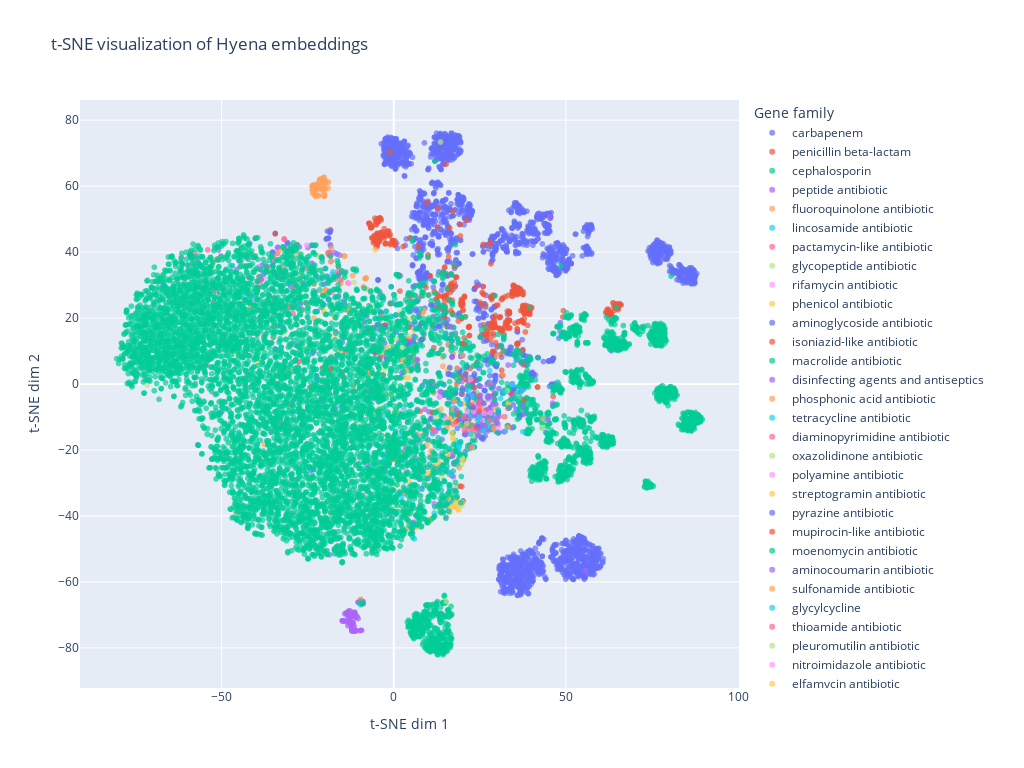

Source (notebook cell):
### Code cell
fig = px.scatter(
    x=train_embeddings_2d[:, 0],
    y=train_embeddings_2d[:, 1],
    color=[label_columns[i] for i in train_labels_simple],
    title="t-SNE visualization of Hyena embeddings",
    labels={"x": "t-SNE dim 1", "y": "t-SNE dim 2", "color": "Gene family"},
    opacity=0.7,
)
# Square figure
fig.update_layout(width=1024, height=768)
fig.show()

### Figure 1 — Plotly figure (JSON) as saved in the notebook; plotly's stock layout.template omitted (floating-point values rounded to 4 significant figures; data arrays with more than 128 entries replaced by an {"elided": "..."} marker saying what was removed)
{"data": [{"hovertemplate": "Gene family=carbapenem<br>t-SNE dim 1=%{x}<br>t-SNE dim 2=%{y}<extra></extra>", "legendgroup": "carbapenem", "marker": {"color": "#636efa", "opacity": 0.7, "symbol": "circle"}, "mode": "markers", "name": "carbapenem", "showlegend": true, "type": "scattergl", "x": {"elided": "2544 float values"}, "xaxis": "x", "y": {"elided": "2544 float values"}, "yaxis": "y"}, {"hovertemplate": "Gene family=penicillin beta-lactam<br>t-SNE dim 1=%{x}<br>t-SNE dim 2=%{y}<extra></extra>", "legendgroup": "penicillin beta-lactam", "marker": {"color": "#EF553B", "opacity": 0.7, "symbol": "circle"}, "mode": "markers", "name": "penicillin beta-lactam", "showlegend": true, "type": "scattergl", "x": {"elided": "589 float values"}, "xaxis": "x", "y": {"elided": "589 float values"}, "yaxis": "y"}, {"hovertemplate": "Gene family=cephalosporin<br>t-SNE dim 1=%{x}<br>t-SNE dim 2=%{y}<extra></extra>", "legendgroup": "cephalosporin", "marker": {"color": "#00cc96", "opacity": 0.7, "symbol": "circle"}, "mode": "markers", "name": "cephalosporin", "showlegend": true, "type": "scattergl", "x": {"elided": "1808 float values"}, "xaxis": "x", "y": {"elided": "1808 float values"}, "yaxis": "y"}, {"hovertemplate": "Gene family=peptide antibiotic<br>t-SNE dim 1=%{x}<br>t-SNE dim 2=%{y}<extra></extra>", "legendgroup": "peptide antibiotic", "marker": {"color": "#ab63fa", "opacity": 0.7, "symbol": "circle"}, "mode": "markers", "name": "peptide antibiotic", "showlegend": true, "type": "scattergl", "x": {"elided": "171 float values"}, "xaxis": "x", "y": {"elided": "171 float values"}, "yaxis": "y"}, {"hovertemplate": "Gene family=fluoroquinolone antibiotic<br>t-SNE dim 1=%{x}<br>t-SNE dim 2=%{y}<extra></extra>", "legendgroup": "fluoroquinolone antibiotic", "marker": {"color": "#FFA15A", "opacity": 0.7, "symbol": "circle"}, "mode": "markers", "name": "fluoroquinolone antibiotic", "showlegend": true, "type": "scattergl", "x": {"elided": "190 float values"}, "xaxis": "x", "y": {"elided": "190 float values"}, "yaxis": "y"}, {"hovertemplate": "Gene family=lincosamide antibiotic<br>t-SNE dim 1=%{x}<br>t-SNE dim 2=%{y}<extra></extra>", "legendgroup": "lincosamide antibiotic", "marker": {"color": "#19d3f3", "opacity": 0.7, "symbol": "circle"}, "mode": "markers", "name": "lincosamide antibiotic", "showlegend": true, "type": "scattergl", "x": [5.216, -37.64, -29.43, 5.993, -50.97, -11.53, 1.233, -0.2174, -19.01, -42.35, -2.126, 23.85, -37.68, 18.45, 18.35], "xaxis": "x", "y": [-6.204, 14.25, -8.604, -46.96, 0.246, 24.6, -45.06, 20.43, 25.65, 8.634, 22.08, -13.69, 14.45, -31.14, -19.64], "yaxis": "y"}, {"hovertemplate": "Gene family=pactamycin-like antibiotic<br>t-SNE dim 1=%{x}<br>t-SNE dim 2=%{y}<extra></extra>", "legendgroup": "pactamycin-like antibiotic", "marker": {"color": "#FF6692", "opacity": 0.7, "symbol": "circle"}, "mode": "markers", "name": "pactamycin-like antibiotic", "showlegend": true, "type": "scattergl", "x": [21.45], "xaxis": "x", "y": [-4.818], "yaxis": "y"}, {"hovertemplate": "Gene family=glycopeptide antibiotic<br>t-SNE dim 1=%{x}<br>t-SNE dim 2=%{y}<extra></extra>", "legendgroup": "glycopeptide antibiotic", "marker": {"color": "#B6E880", "opacity": 0.7, "symbol": "circle"}, "mode": "markers", "name": "glycopeptide antibiotic", "showlegend": true, "type": "scattergl", "x": [10.36, -29.25, -4.072, -30.64, 33.02, 1.145, -29.33, 13.58, 12.22, -34.62, 1.181, -34.5, 5.024, 1.971, -3.631, -17.81, -20.32, 15.89, 11.11, 0.7563, -63.35, -46.33, -2.636, 4.947, 16.22, -19.92, 6.653, -23.5, -23.16, 20.25, -17.75, 25.2, -6.808, 2.214, -0.9233, -66.66, -23.34, 12.29, 16.24, 15.87, 16.26, 2.358, -0.6444, 4.318, -3.272, -24.49, -18.13, -16.02, -6.193, 0.4729, -71.58, -11.53, -21.69, 22.5, -4.957, -25.29, 3.888, -14.38, 17.59, -52.38, -1.744, 3.089, -21.47, 0.6855, -3.293, 1.782, -20.2, -20.33, 14.0, -11.34, 9.796, 4.023, 4.03, -11.48, 17.02, 19.72, -34.21, -11.6, -4.0, 5.632, -1.211, -3.164, -5.053, 0.3324, -21.69, 15.28, 24.12, 16.32, -3.369, 2.929], "xaxis": "x", "y": [18.89, -18.82, -7.275, 41.39, -2.033, -37.19, 15.34, 73.37, 14.83, 3.315, 1.97, 15.46, 9.651, -0.51, -4.057, 22.53, -12.52, -33.13, -30.49, 8.379, 11.29, 8.768, 4.444, -34.23, -1.868, -5.411, -31.59, -28.99, 27.6, -6.014, -11.7, -3.661, 23.55, 9.079, -8.863, 31.16, -4.042, -22.99, -34.18, -22.08, -36.28, 11.28, -9.411, 14.62, 9.829, 41.88, 8.645, 26.61, 3.558, -7.704, -0.2548, 4.378, 38.79, -6.848, -8.204, 11.27, -41.39, 24.99, -19.32, 35.97, -15.29, 3.348, 34.57, 13.66, -47.05, 21.46, -4.17, 21.87, -27.94, -12.4, -30.94, 7.568, 8.679, 30.84, -35.75, -24.46, 26.19, -10.28, 19.95, 20.26, 11.08, 13.35, -10.6, -10.34, 19.37, -65.92, -2.611, 4.704, 9.68, 10.54], "yaxis": "y"}, {"hovertemplate": "Gene family=rifamycin antibiotic<br>t-SNE dim 1=%{x}<br>t-SNE dim 2=%{y}<extra></extra>", "legendgroup": "rifamycin antibiotic", "marker": {"color": "#FF97FF", "opacity": 0.7, "symbol": "circle"}, "mode": "markers", "name": "rifamycin antibiotic", "showlegend": true, "type": "scattergl", "x": [23.04, -43.6, 22.21, 22.8, 12.59, -7.356, 16.05, 10.02, -0.6834, 24.27, -38.56, 24.1, -36.82, 10.5, 3.639, 22.64, 22.22, 28.07, -38.62, 26.64, -47.14, 12.71, 27.17, 13.27, 20.74, 26.27, -39.89, 23.26, 23.43, -47.14, 11.51, -37.6, 24.67, -8.884, 23.13, 9.468, 18.41, -19.05], "xaxis": "x", "y": [-15.57, -41.23, -9.559, -16.92, -36.84, -32.57, -11.9, -25.18, -21.35, -10.9, 31.84, -4.606, 34.38, -22.21, -26.48, -14.51, -13.49, -8.93, 21.34, -13.95, 35.87, -26.02, -7.895, -26.27, -11.39, -14.24, 30.12, -14.43, -13.69, 35.85, -20.42, 32.15, -8.558, -33.67, -8.444, -18.84, -9.129, 31.16], "yaxis": "y"}, {"hovertemplate": "Gene family=phenicol antibiotic<br>t-SNE dim 1=%{x}<br>t-SNE dim 2=%{y}<extra></extra>", "legendgroup": "phenicol antibiotic", "marker": {"color": "#FECB52", "opacity": 0.7, "symbol": "circle"}, "mode": "markers", "name": "phenicol antibiotic", "showlegend": true, "type": "scattergl", "x": [-15.96, -41.93, -15.29, -52.56, -32.9, 20.19, -2.019, -27.06, 10.16, 18.63, -16.15, -27.08, -37.91, 2.335, 18.54, -3.561, -43.96, 23.11, -46.85, -20.92, 22.94, -18.28, 5.961, 10.3, 14.6, 2.299, -20.9, 8.536, 44.21, 13.5, -17.03, -7.371, 15.76, -39.59, 13.81, 20.11, 5.827, 22.37, 10.01, 10.34, -27.79, 33.28, -30.96, 10.21, -4.747, -1.953, -67.36, 25.37, 16.78, 16.26, 0.9586, 18.91, 1.318, 4.512, 27.93, -31.97], "xaxis": "x", "y": [9.551, 42.5, 30.33, 1.226, 33.03, -6.062, 10.93, 31.77, -13.05, 2.287, 28.91, 15.03, 10.72, 7.244, 2.267, 20.4, 36.19, -15.47, -17.57, 38.55, -5.091, 13.19, 6.856, -13.06, -9.654, 7.074, 15.5, -14.89, -10.92, -24.18, 15.04, 21.53, -34.16, 6.672, -38.79, -5.899, 16.18, -6.291, -27.06, -27.3, 10.69, -5.857, -29.54, -27.15, 23.75, -3.343, 25.71, -7.251, -12.15, -10.36, -30.54, -19.7, -8.804, 19.5, -10.63, 15.63], "yaxis": "y"}, {"hovertemplate": "Gene family=aminoglycoside antibiotic<br>t-SNE dim 1=%{x}<br>t-SNE dim 2=%{y}<extra></extra>", "legendgroup": "aminoglycoside antibiotic", "marker": {"color": "#636efa", "opacity": 0.7, "symbol": "circle"}, "mode": "markers", "name": "aminoglycoside antibiotic", "showlegend": true, "type": "scattergl", "x": {"elided": "216 float values"}, "xaxis": "x", "y": {"elided": "216 float values"}, "yaxis": "y"}, {"hovertemplate": "Gene family=isoniazid-like antibiotic<br>t-SNE dim 1=%{x}<br>t-SNE dim 2=%{y}<extra></extra>", "legendgroup": "isoniazid-like antibiotic", "marker": {"color": "#EF553B", "opacity": 0.7, "symbol": "circle"}, "mode": "markers", "name": "isoniazid-like antibiotic", "showlegend": true, "type": "scattergl", "x": [21.57, 23.36, 25.07, 23.01, 11.33, 15.99, 24.68, 26.74, 24.9, -39.34, -34.41, 23.46, 24.13, 18.12, 18.78, 14.6, 20.19, 24.7], "xaxis": "x", "y": [-0.4456, -7.459, 24.75, 1.032, -8.659, -11.66, -4.3, -7.902, -3.531, 29.29, 45.6, -1.117, 6.378, -11.37, -10.86, -9.676, -10.25, -6.08], "yaxis": "y"}, {"hovertemplate": "Gene family=macrolide antibiotic<br>t-SNE dim 1=%{x}<br>t-SNE dim 2=%{y}<extra></extra>", "legendgroup": "macrolide antibiotic", "marker": {"color": "#00cc96", "opacity": 0.7, "symbol": "circle"}, "mode": "markers", "name": "macrolide antibiotic", "showlegend": true, "type": "scattergl", "x": {"elided": "186 float values"}, "xaxis": "x", "y": {"elided": "186 float values"}, "yaxis": "y"}, {"hovertemplate": "Gene family=disinfecting agents and antiseptics<br>t-SNE dim 1=%{x}<br>t-SNE dim 2=%{y}<extra></extra>", "legendgroup": "disinfecting agents and antiseptics", "marker": {"color": "#ab63fa", "opacity": 0.7, "symbol": "circle"}, "mode": "markers", "name": "disinfecting agents and antiseptics", "showlegend": true, "type": "scattergl", "x": [-30.36, -40.08, -66.68, 21.87, 9.933, -34.32, -18.87, 27.61, -7.205, -77.49, 7.183, -23.22, 5.867, 16.64, 25.34, -6.623, -50.83, -55.54, 25.75, 24.3, -33.74, 17.28, -31.84, -1.001, 21.14, 16.95, 25.81, 24.27, 19.84, 29.1, -37.16, 28.29, -15.67, -33.58, 24.71, 16.31, -33.83, -20.73, 46.16, -7.778, -36.66, -2.49, -24.93, 17.43, 22.06, 29.15, 24.37, -18.61, 23.69, 12.16, -8.54, 24.16, 5.784, -17.23, 27.4, 23.95, 25.99, -59.74, -56.93, 11.31, -35.43, -22.78, 16.18, -31.83, -42.63, 33.24, 28.89, 55.64, -45.65, 28.92, 27.28, 16.92, 26.25, 3.209, 23.05, 27.43, 13.43, 22.7, -18.4, 28.45, -1.655, 27.26, -18.17, 27.17, 30.06, 25.23, -5.214, 26.09, -25.87], "xaxis": "x", "y": [40.75, 44.26, 29.9, -9.616, -28.76, 10.6, 39.79, -3.906, -38.18, 22.33, -16.89, 9.883, 5.363, 17.33, -11.31, -45.86, 40.59, 17.98, -12.45, -8.197, 41.34, -28.08, 41.6, -39.57, -14.98, -21.91, -8.798, -9.14, 0.6892, -6.113, 29.97, -8.567, 39.09, 41.46, -9.458, -36.07, 39.58, 32.04, -5.777, -24.45, 35.57, -35.18, 41.39, -24.25, -10.47, -4.404, -10.1, -51.76, -8.67, -14.43, 18.77, -15.75, -15.66, 39.86, -7.652, -12.64, -9.609, 35.95, 33.96, -14.96, 24.54, 27.9, -26.96, 34.71, 27.47, 5.762, -13.11, -56.59, 34.67, -10.71, -13.64, 8.163, -12.57, -20.61, -9.633, -4.52, -2.304, -3.467, 42.22, -8.997, -20.02, -10.33, 37.21, -3.966, -14.44, -0.6996, -39.62, -9.493, 6.892], "yaxis": "y"}, {"hovertemplate": "Gene family=phosphonic acid antibiotic<br>t-SNE dim 1=%{x}<br>t-SNE dim 2=%{y}<extra></extra>", "legendgroup": "phosphonic acid antibiotic", "marker": {"color": "#FFA15A", "opacity": 0.7, "symbol": "circle"}, "mode": "markers", "name": "phosphonic acid antibiotic", "showlegend": true, "type": "scattergl", "x": [-19.84, -32.47, -31.8, -34.86, -23.14, -60.74, -28.41, -27.17, -19.86, 17.23, -43.75, 29.15, 4.213, 17.68, -39.35, -30.43, -18.31, -23.17, -4.758, -19.11, -20.56, -18.28, 3.344, -32.39, 32.07, -26.55, -19.83, -19.87, -38.87, 13.08, -11.72, 3.037, -36.66, -41.57, -20.55, -33.53, -25.37, -18.47, -29.73, -18.15, 19.05, 22.46, 6.568, -34.91, -35.03, -15.06], "xaxis": "x", "y": [28.54, 34.98, 22.25, 38.38, 30.27, 15.84, 39.33, 31.73, 28.54, -7.819, 14.58, -13.46, -14.92, -5.158, 15.1, 39.16, 37.06, 19.93, -8.649, 39.64, 27.17, 27.89, -33.11, 40.93, -9.939, 22.44, 28.55, 28.54, 19.31, -22.16, -0.6554, -20.59, 24.57, 23.29, 27.29, 39.92, 24.65, -39.12, 12.12, 41.1, -25.39, -15.24, -43.35, 14.19, 37.91, 31.79], "yaxis": "y"}, {"hovertemplate": "Gene family=tetracycline antibiotic<br>t-SNE dim 1=%{x}<br>t-SNE dim 2=%{y}<extra></extra>", "legendgroup": "tetracycline antibiotic", "marker": {"color": "#19d3f3", "opacity": 0.7, "symbol": "circle"}, "mode": "markers", "name": "tetracycline antibiotic", "showlegend": true, "type": "scattergl", "x": [11.33, 5.523, -2.796, -2.417, -23.55, 13.51, 13.99, 17.12, 19.34, -60.88, 19.02, 24.34, 6.395, 6.19, 15.1, 21.06, 19.21, -12.62, -9.736, -2.552, 11.81, 15.32, 18.98, -19.04, 6.797, -23.18, -1.151, 2.944, 14.99, 2.306, -30.98, -17.94, 16.64, 17.47, 27.89, 2.428, 34.67, 29.55, -4.042, -2.409, -20.04, 6.833, -47.48, -1.378, 18.02, -15.52, 11.92, 13.02, -18.98, 15.89, 27.61, 3.231, 27.8, 13.46, -8.479, 0.9338, 31.05, 32.2, 44.47, 18.87, 37.22, 22.81, -12.07, -24.77, 37.5, 15.39, 2.332, 27.3, -25.92, 14.1, -2.987, 16.31, 21.76, 1.831, -6.662, -51.23, -8.041, -5.533, -21.69, 9.881, 12.33, 1.709, 24.86, 1.08, -0.4507, 13.07, 17.9, -24.3, 14.52, 21.89, 6.182, -27.03, 32.47, -26.43, 14.9, 19.87, 14.09, -19.58], "xaxis": "x", "y": [-15.07, -45.21, -21.06, -9.214, -41.0, -30.95, -35.72, -35.91, -17.75, 27.47, -18.97, -10.89, 11.31, 11.32, -26.03, -4.475, -18.2, -23.83, -14.32, -22.41, -39.11, -25.86, -18.72, -25.0, -24.49, 1.358, -27.42, -7.211, 14.04, -14.53, -10.51, -24.29, -27.35, -36.13, 4.041, -35.81, -0.2958, -11.14, 14.55, -37.61, -4.75, -32.8, 35.8, 8.834, -8.438, -37.45, -23.14, -19.34, -22.67, -38.54, -11.32, 3.774, 0.4031, 0.3123, -13.31, -10.95, -4.352, -2.442, -10.74, -19.5, -2.074, -3.616, 9.537, -10.96, -14.46, -26.48, -34.12, -12.91, -12.42, -9.52, -23.31, -31.33, -2.014, -15.92, -7.961, 21.21, -14.04, -40.31, -6.99, -41.44, -8.505, -41.3, -9.982, -10.69, -13.43, -12.71, -17.03, 16.77, -14.69, -9.849, -30.53, -41.14, -14.26, 35.18, -33.79, -11.46, -33.76, 21.15], "yaxis": "y"}, {"hovertemplate": "Gene family=diaminopyrimidine antibiotic<br>t-SNE dim 1=%{x}<br>t-SNE dim 2=%{y}<extra></extra>", "legendgroup": "diaminopyrimidine antibiotic", "marker": {"color": "#FF6692", "opacity": 0.7, "symbol": "circle"}, "mode": "markers", "name": "diaminopyrimidine antibiotic", "showlegend": true, "type": "scattergl", "x": [-18.52, -18.85, -39.15, 6.805, -52.23, 27.92, -17.02, -11.6, -54.0, -34.84, -43.12, -36.81, 11.51, -37.8, -49.32, -43.63, 23.01, -36.72, -34.8, -57.69, -31.81, -15.46, -35.27, -30.59, -34.17, -51.47, -57.61, -50.1, 21.37, -28.51, -24.16, -13.25, 17.27, -60.74, -29.28, -27.97, -51.01, -17.95, -16.12, -38.77, -54.38, -18.61, -60.37, -39.55, -35.48, 20.53, -28.93, -40.8, -25.39, -42.13, -34.91, -31.82, -53.44, -38.64, -43.12, -53.15, -61.6, -26.01, -31.38, -37.52, -14.28, -39.17, 1.545, -46.58, -36.23, -17.34, -53.31], "xaxis": "x", "y": [27.92, 39.16, 32.53, -15.39, 24.69, -11.0, 31.78, 34.73, 40.68, 26.13, 9.008, 35.32, -13.91, 24.43, 28.62, 20.82, -6.3, 35.46, 17.45, 37.94, 43.92, 31.42, 38.76, 36.6, 0.269, 28.16, 39.53, 38.75, -10.59, 29.95, 35.24, 30.63, -12.11, 30.73, 21.47, 42.29, 37.56, 27.84, 34.32, 31.09, 5.836, 39.92, 24.45, 31.16, 12.58, -13.93, 29.21, 38.37, 24.57, 32.35, 33.99, 43.99, 33.64, 18.96, 25.48, 28.24, 38.26, 35.01, 40.57, 14.45, 33.85, 34.93, 1.938, 20.64, 27.13, 33.26, 35.13], "yaxis": "y"}, {"hovertemplate": "Gene family=oxazolidinone antibiotic<br>t-SNE dim 1=%{x}<br>t-SNE dim 2=%{y}<extra></extra>", "legendgroup": "oxazolidinone antibiotic", "marker": {"color": "#B6E880", "opacity": 0.7, "symbol": "circle"}, "mode": "markers", "name": "oxazolidinone antibiotic", "showlegend": true, "type": "scattergl", "x": [23.16], "xaxis": "x", "y": [-15.7], "yaxis": "y"}, {"hovertemplate": "Gene family=polyamine antibiotic<br>t-SNE dim 1=%{x}<br>t-SNE dim 2=%{y}<extra></extra>", "legendgroup": "polyamine antibiotic", "marker": {"color": "#FF97FF", "opacity": 0.7, "symbol": "circle"}, "mode": "markers", "name": "polyamine antibiotic", "showlegend": true, "type": "scattergl", "x": [24.35, 23.22, 23.52, 26.16, 15.18, 28.18, 22.33, 25.0], "xaxis": "x", "y": [-7.383, -8.402, -13.61, -8.838, -10.49, -8.757, 1.388, -13.77], "yaxis": "y"}, {"hovertemplate": "Gene family=streptogramin antibiotic<br>t-SNE dim 1=%{x}<br>t-SNE dim 2=%{y}<extra></extra>", "legendgroup": "streptogramin antibiotic", "marker": {"color": "#FECB52", "opacity": 0.7, "symbol": "circle"}, "mode": "markers", "name": "streptogramin antibiotic", "showlegend": true, "type": "scattergl", "x": [18.24, 10.53, 15.24, 18.49, 18.5, 18.04, 17.29, 18.14, 19.77, -5.351, 15.94, 2.782, 6.413, 18.8, 18.78, 18.1, 17.78, -0.2324, -17.19, 10.72, 15.45, 3.053, 16.12, -20.34, 19.18, -0.7585, 15.83, 18.21, 16.66, -5.785, -0.7102, -7.175, -19.73, 10.25, 19.84, 5.444, 16.74, -0.2512, 3.858, 19.96, 4.214], "xaxis": "x", "y": [-35.75, -40.81, -35.33, -36.1, -36.91, -30.79, -36.99, -34.3, -36.14, 40.65, -34.64, 7.523, 6.569, -38.16, -38.08, -36.36, -36.65, 9.43, 20.17, -20.12, -34.88, 1.892, -38.86, 22.23, -36.07, 12.35, -21.3, -34.41, -37.4, -10.76, -3.338, 22.24, 21.19, -41.98, -35.98, 10.62, -37.45, 9.655, 3.956, -22.69, 1.919], "yaxis": "y"}, {"hovertemplate": "Gene family=pyrazine antibiotic<br>t-SNE dim 1=%{x}<br>t-SNE dim 2=%{y}<extra></extra>", "legendgroup": "pyrazine antibiotic", "marker": {"color": "#636efa", "opacity": 0.7, "symbol": "circle"}, "mode": "markers", "name": "pyrazine antibiotic", "showlegend": true, "type": "scattergl", "x": [27.12, 25.31, 7.152, 20.68, 21.07, 20.64, 19.16, 25.44, 24.34, 25.27, 20.78, -67.11], "xaxis": "x", "y": [-0.07937, -4.91, -5.191, -11.27, -12.09, -11.43, -10.68, -5.682, -12.8, -13.73, -9.681, 29.53], "yaxis": "y"}, {"hovertemplate": "Gene family=mupirocin-like antibiotic<br>t-SNE dim 1=%{x}<br>t-SNE dim 2=%{y}<extra></extra>", "legendgroup": "mupirocin-like antibiotic", "marker": {"color": "#EF553B", "opacity": 0.7, "symbol": "circle"}, "mode": "markers", "name": "mupirocin-like antibiotic", "showlegend": true, "type": "scattergl", "x": [23.87, 19.78, 19.34, -0.7239], "xaxis": "x", "y": [-13.35, -31.08, -30.94, -35.57], "yaxis": "y"}, {"hovertemplate": "Gene family=moenomycin antibiotic<br>t-SNE dim 1=%{x}<br>t-SNE dim 2=%{y}<extra></extra>", "legendgroup": "moenomycin antibiotic", "marker": {"color": "#00cc96", "opacity": 0.7, "symbol": "circle"}, "mode": "markers", "name": "moenomycin antibiotic", "showlegend": true, "type": "scattergl", "x": [-1.606], "xaxis": "x", "y": [-29.25], "yaxis": "y"}, {"hovertemplate": "Gene family=aminocoumarin antibiotic<br>t-SNE dim 1=%{x}<br>t-SNE dim 2=%{y}<extra></extra>", "legendgroup": "aminocoumarin antibiotic", "marker": {"color": "#ab63fa", "opacity": 0.7, "symbol": "circle"}, "mode": "markers", "name": "aminocoumarin antibiotic", "showlegend": true, "type": "scattergl", "x": [5.773, 44.87, 7.477, 27.16, 24.66, 6.286, 24.4, 30.1, 26.51, 25.22, 29.82, 24.88], "xaxis": "x", "y": [-41.91, -10.7, -28.81, -14.31, -5.887, -22.37, -15.5, -10.09, -12.61, -3.419, -11.45, -14.15], "yaxis": "y"}, {"hovertemplate": "Gene family=sulfonamide antibiotic<br>t-SNE dim 1=%{x}<br>t-SNE dim 2=%{y}<extra></extra>", "legendgroup": "sulfonamide antibiotic", "marker": {"color": "#FFA15A", "opacity": 0.7, "symbol": "circle"}, "mode": "markers", "name": "sulfonamide antibiotic", "showlegend": true, "type": "scattergl", "x": [-37.52, 29.94, -27.04, 14.31, -31.75, 14.25, 11.67, 20.02, 18.44], "xaxis": "x", "y": [-18.38, 8.498, 39.26, 5.394, -11.83, 8.156, -2.722, 8.566, 4.795], "yaxis": "y"}, {"hovertemplate": "Gene family=glycylcycline<br>t-SNE dim 1=%{x}<br>t-SNE dim 2=%{y}<extra></extra>", "legendgroup": "glycylcycline", "marker": {"color": "#19d3f3", "opacity": 0.7, "symbol": "circle"}, "mode": "markers", "name": "glycylcycline", "showlegend": true, "type": "scattergl", "x": [-11.03, 16.23, 26.1, 22.34, -12.71, -17.82, -22.85, 13.21, 3.4, -20.01, -10.65, -7.602, 8.183], "xaxis": "x", "y": [-45.17, -19.43, -14.11, -15.22, 2.844, 33.15, -8.433, -21.87, -23.19, -42.4, -5.531, -21.01, -31.93], "yaxis": "y"}, {"hovertemplate": "Gene family=thioamide antibiotic<br>t-SNE dim 1=%{x}<br>t-SNE dim 2=%{y}<extra></extra>", "legendgroup": "thioamide antibiotic", "marker": {"color": "#FF6692", "opacity": 0.7, "symbol": "circle"}, "mode": "markers", "name": "thioamide antibiotic", "showlegend": true, "type": "scattergl", "x": [24.99, 20.34, 33.19, 27.92, 11.36, 11.47, 22.43], "xaxis": "x", "y": [-5.35, -10.11, -7.356, 0.03555, 0.6564, -14.04, -13.57], "yaxis": "y"}, {"hovertemplate": "Gene family=pleuromutilin antibiotic<br>t-SNE dim 1=%{x}<br>t-SNE dim 2=%{y}<extra></extra>", "legendgroup": "pleuromutilin antibiotic", "marker": {"color": "#B6E880", "opacity": 0.7, "symbol": "circle"}, "mode": "markers", "name": "pleuromutilin antibiotic", "showlegend": true, "type": "scattergl", "x": [19.71, 22.81, -9.539, -10.5, 7.708, 19.9], "xaxis": "x", "y": [-36.86, -19.33, -12.47, 21.28, -33.85, -22.41], "yaxis": "y"}, {"hovertemplate": "Gene family=nitroimidazole antibiotic<br>t-SNE dim 1=%{x}<br>t-SNE dim 2=%{y}<extra></extra>", "legendgroup": "nitroimidazole antibiotic", "marker": {"color": "#FF97FF", "opacity": 0.7, "symbol": "circle"}, "mode": "markers", "name": "nitroimidazole antibiotic", "showlegend": true, "type": "scattergl", "x": [-24.41, -16.09, -32.41, -36.45, -25.22, -29.77, -70.35, -12.9, -39.29, 30.49, -48.83, 21.38, -18.14, -52.02, -44.41, -29.51, 2.337], "xaxis": "x", "y": [-13.37, 28.98, 38.43, 27.12, 42.1, 40.65, 15.44, 30.54, 35.45, -13.46, -5.495, -8.372, 27.69, -3.107, 39.08, 23.18, -8.576], "yaxis": "y"}, {"hovertemplate": "Gene family=elfamycin antibiotic<br>t-SNE dim 1=%{x}<br>t-SNE dim 2=%{y}<extra></extra>", "legendgroup": "elfamycin antibiotic", "marker": {"color": "#FECB52", "opacity": 0.7, "symbol": "circle"}, "mode": "markers", "name": "elfamycin antibiotic", "showlegend": true, "type": "scattergl", "x": [13.73, 16.93, 21.19, 4.493, 17.22, 17.16, 9.878], "xaxis": "x", "y": [-7.583, -14.85, -12.0, -29.37, -16.55, -16.43, -18.31], "yaxis": "y"}, {"hovertemplate": "Gene family=nitrofuran antibiotic<br>t-SNE dim 1=%{x}<br>t-SNE dim 2=%{y}<extra></extra>", "legendgroup": "nitrofuran antibiotic", "marker": {"color": "#636efa", "opacity": 0.7, "symbol": "circle"}, "mode": "markers", "name": "nitrofuran antibiotic", "showlegend": true, "type": "scattergl", "x": [19.38, 7.183], "xaxis": "x", "y": [-5.997, 21.62], "yaxis": "y"}, {"hovertemplate": "Gene family=salicylic acid antibiotic<br>t-SNE dim 1=%{x}<br>t-SNE dim 2=%{y}<extra></extra>", "legendgroup": "salicylic acid antibiotic", "marker": {"color": "#EF553B", "opacity": 0.7, "symbol": "circle"}, "mode": "markers", "name": "salicylic acid antibiotic", "showlegend": true, "type": "scattergl", "x": [7.677, 37.74, 18.56], "xaxis": "x", "y": [-8.236, -4.767, -9.101], "yaxis": "y"}, {"hovertemplate": "Gene family=nucleoside antibiotic<br>t-SNE dim 1=%{x}<br>t-SNE dim 2=%{y}<extra></extra>", "legendgroup": "nucleoside antibiotic", "marker": {"color": "#00cc96", "opacity": 0.7, "symbol": "circle"}, "mode": "markers", "name": "nucleoside antibiotic", "showlegend": true, "type": "scattergl", "x": [-13.89, 13.8, -30.09, -33.23, -3.579, -26.49, 18.13, -51.69], "xaxis": "x", "y": [33.94, -9.543, 11.47, 2.93, -28.61, 22.49, 3.362, 8.573], "yaxis": "y"}, {"hovertemplate": "Gene family=fusidane antibiotic<br>t-SNE dim 1=%{x}<br>t-SNE dim 2=%{y}<extra></extra>", "legendgroup": "fusidane antibiotic", "marker": {"color": "#ab63fa", "opacity": 0.7, "symbol": "circle"}, "mode": "markers", "name": "fusidane antibiotic", "showlegend": true, "type": "scattergl", "x": [-39.58, 6.904, 6.801, 18.27, -3.945, 11.43, 15.3], "xaxis": "x", "y": [22.68, 7.43, 7.215, -7.811, 27.52, 20.49, -23.33], "yaxis": "y"}, {"hovertemplate": "Gene family=antibiotic without defined classification<br>t-SNE dim 1=%{x}<br>t-SNE dim 2=%{y}<extra></extra>", "legendgroup": "antibiotic without defined classification", "marker": {"color": "#FFA15A", "opacity": 0.7, "symbol": "circle"}, "mode": "markers", "name": "antibiotic without defined classification", "showlegend": true, "type": "scattergl", "x": [19.99], "xaxis": "x", "y": [-35.78], "yaxis": "y"}, {"hovertemplate": "Gene family=diarylquinoline antibiotic<br>t-SNE dim 1=%{x}<br>t-SNE dim 2=%{y}<extra></extra>", "legendgroup": "diarylquinoline antibiotic", "marker": {"color": "#19d3f3", "opacity": 0.7, "symbol": "circle"}, "mode": "markers", "name": "diarylquinoline antibiotic", "showlegend": true, "type": "scattergl", "x": [-42.86, 19.24, -17.64], "xaxis": "x", "y": [26.41, -6.12, 34.01], "yaxis": "y"}, {"hovertemplate": "Gene family=cycloserine-like antibiotic<br>t-SNE dim 1=%{x}<br>t-SNE dim 2=%{y}<extra></extra>", "legendgroup": "cycloserine-like antibiotic", "marker": {"color": "#FF6692", "opacity": 0.7, "symbol": "circle"}, "mode": "markers", "name": "cycloserine-like antibiotic", "showlegend": true, "type": "scattergl", "x": [22.37, 25.06], "xaxis": "x", "y": [-19.09, -6.884], "yaxis": "y"}, {"hovertemplate": "Gene family=antibacterial free fatty acids<br>t-SNE dim 1=%{x}<br>t-SNE dim 2=%{y}<extra></extra>", "legendgroup": "antibacterial free fatty acids", "marker": {"color": "#B6E880", "opacity": 0.7, "symbol": "circle"}, "mode": "markers", "name": "antibacterial free fatty acids", "showlegend": true, "type": "scattergl", "x": [43.12, 12.13], "xaxis": "x", "y": [-13.25, -10.25], "yaxis": "y"}, {"hovertemplate": "Gene family=sulfone antibiotic<br>t-SNE dim 1=%{x}<br>t-SNE dim 2=%{y}<extra></extra>", "legendgroup": "sulfone antibiotic", "marker": {"color": "#FF97FF", "opacity": 0.7, "symbol": "circle"}, "mode": "markers", "name": "sulfone antibiotic", "showlegend": true, "type": "scattergl", "x": [13.29], "xaxis": "x", "y": [-3.782], "yaxis": "y"}, {"hovertemplate": "Gene family=zoliflodacin-like antibiotic<br>t-SNE dim 1=%{x}<br>t-SNE dim 2=%{y}<extra></extra>", "legendgroup": "zoliflodacin-like antibiotic", "marker": {"color": "#FECB52", "opacity": 0.7, "symbol": "circle"}, "mode": "markers", "name": "zoliflodacin-like antibiotic", "showlegend": true, "type": "scattergl", "x": [9.445], "xaxis": "x", "y": [-11.29], "yaxis": "y"}, {"hovertemplate": "Gene family=thiosemicarbazone antibiotic<br>t-SNE dim 1=%{x}<br>t-SNE dim 2=%{y}<extra></extra>", "legendgroup": "thiosemicarbazone antibiotic", "marker": {"color": "#636efa", "opacity": 0.7, "symbol": "circle"}, "mode": "markers", "name": "thiosemicarbazone antibiotic", "showlegend": true, "type": "scattergl", "x": [23.23], "xaxis": "x", "y": [-7.094], "yaxis": "y"}, {"hovertemplate": "Gene family=bicyclomycin-like antibiotic<br>t-SNE dim 1=%{x}<br>t-SNE dim 2=%{y}<extra></extra>", "legendgroup": "bicyclomycin-like antibiotic", "marker": {"color": "#EF553B", "opacity": 0.7, "symbol": "circle"}, "mode": "markers", "name": "bicyclomycin-like antibiotic", "showlegend": true, "type": "scattergl", "x": [24.86], "xaxis": "x", "y": [-8.169], "yaxis": "y"}, {"hovertemplate": "Gene family=non-AMR<br>t-SNE dim 1=%{x}<br>t-SNE dim 2=%{y}<extra></extra>", "legendgroup": "non-AMR", "marker": {"color": "#00cc96", "opacity": 0.7, "symbol": "circle"}, "mode": "markers", "name": "non-AMR", "showlegend": true, "type": "scattergl", "x": {"elided": "6721 float values"}, "xaxis": "x", "y": {"elided": "6721 float values"}, "yaxis": "y"}], "layout": {"height": 768, "legend": {"title": {"text": "Gene family"}, "tracegroupgap": 0}, "title": {"text": "t-SNE visualization of Hyena embeddings"}, "width": 1024, "xaxis": {"anchor": "y", "domain": [0, 1], "title": {"text": "t-SNE dim 1"}}, "yaxis": {"anchor": "x", "domain": [0, 1], "title": {"text": "t-SNE dim 2"}}}}
